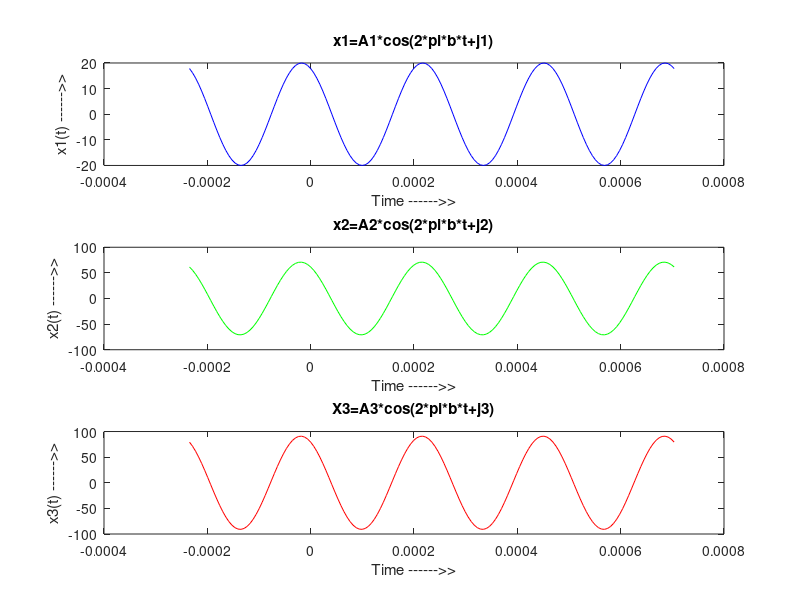

Source code (MATLAB):
% (a)

A1=19;
j1=11*(pi/180) ;
b=4176;
T=1/b;
t=-T:T/40:3*T;
x1=A1*cos(2*pi*b*t+j1);
A2=13;
j2=30*(pi/180);
x2=A2*cos(2*pi*b*t+j2) ;

% (b)
A1=20;
j1=27*(pi/180) ;
b=4264;
T=1/b;
t=-T:T/40:3*T;
x1=A1*cos(2*pi*b*t+j1);
A2=71;
j2=30*(pi/180);
x2=A2*cos(2*pi*b*t+j2) ;
x3=x1+x2;
plot(t,x1,'b') 
hold on 
plot (t,x2,'g') 
xlabel('Time ------>>') 
ylabel('x(t) ------>>') 
title('x=A*cos(2*pi*b*t+j)')




% (d)
A1=20;
j1=27*(pi/180) ;
b=4264;
T=1/b;
t=-T:T/40:3*T;
x1=A1*cos(2*pi*b*t+j1);
A2=71;
j2=30*(pi/180);
x2=A2*cos(2*pi*b*t+j2) ;
subplot(3,1,1) 
plot(t,x1,'b') 
xlabel('Time ------>>') 
ylabel('x1(t) ------>>') 
title('x1=A1*cos(2*pi*b*t+j1)') 
subplot(3,1,2) 
plot (t,x2,'g') 
xlabel('Time ------>>') 
ylabel('x2(t) ------>>') 
title('x2=A2*cos(2*pi*b*t+j2)') 


% (e)
A1=20;
j1=27*(pi/180) ;
b=4264;
T=1/b;
t=-T:T/40:3*T;
x1=A1*cos(2*pi*b*t+j1);
A2=71;
j2=30*(pi/180);
x2=A2*cos(2*pi*b*t+j2) ;
x3=x1+x2; 
subplot(3,1,1) 
plot(t,x1,'b') 
xlabel('Time ------>>') 
ylabel('x1(t) ------>>') 
title('x1=A1*cos(2*pi*b*t+j1)') 
subplot(3,1,2) 
plot (t,x2,'g') 
xlabel('Time ------>>') 
ylabel('x2(t) ------>>') 
title('x2=A2*cos(2*pi*b*t+j2)') 
subplot(3,1,3) 
plot (t,x3,'r') 
xlabel('Time ------>>') 
ylabel('x3(t) ------>>') 
title('X3=A3*cos(2*pi*b*t+j3)')